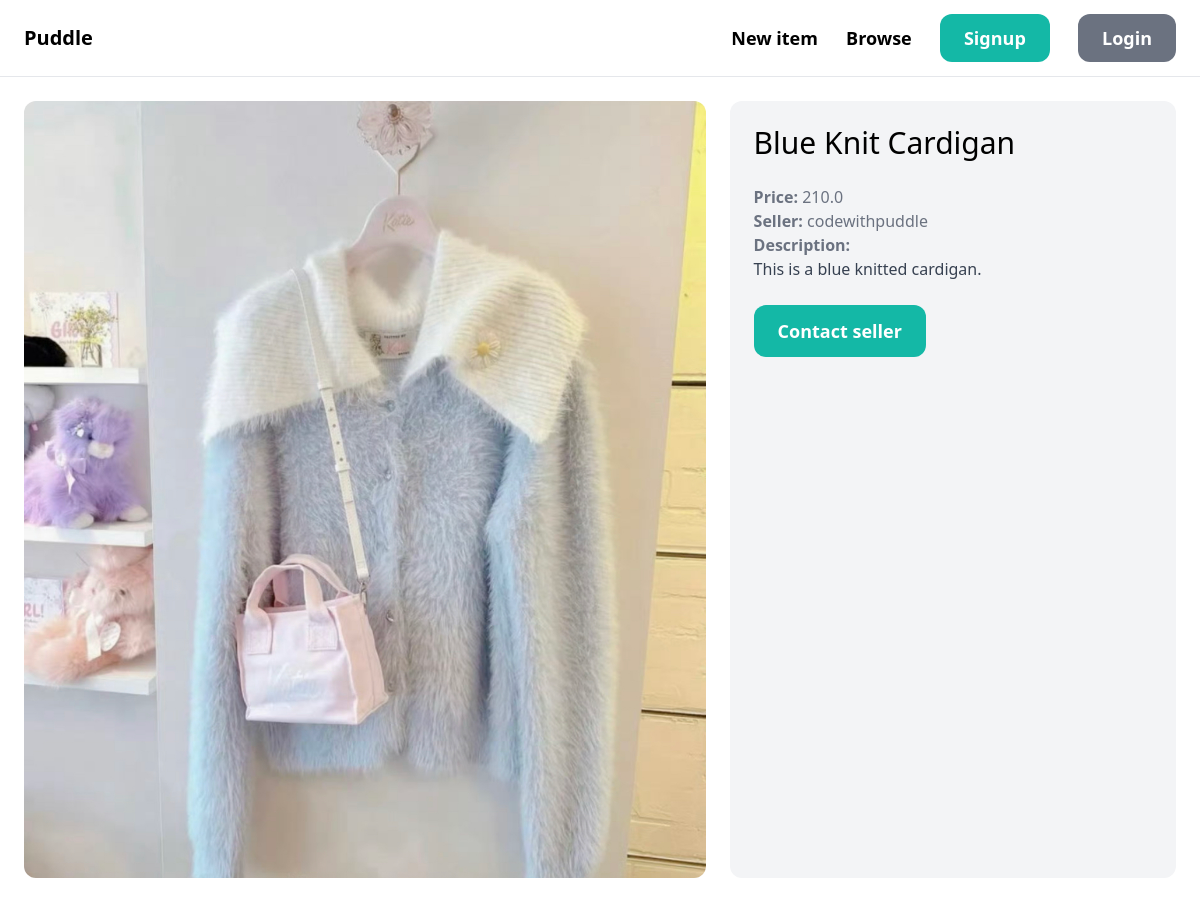
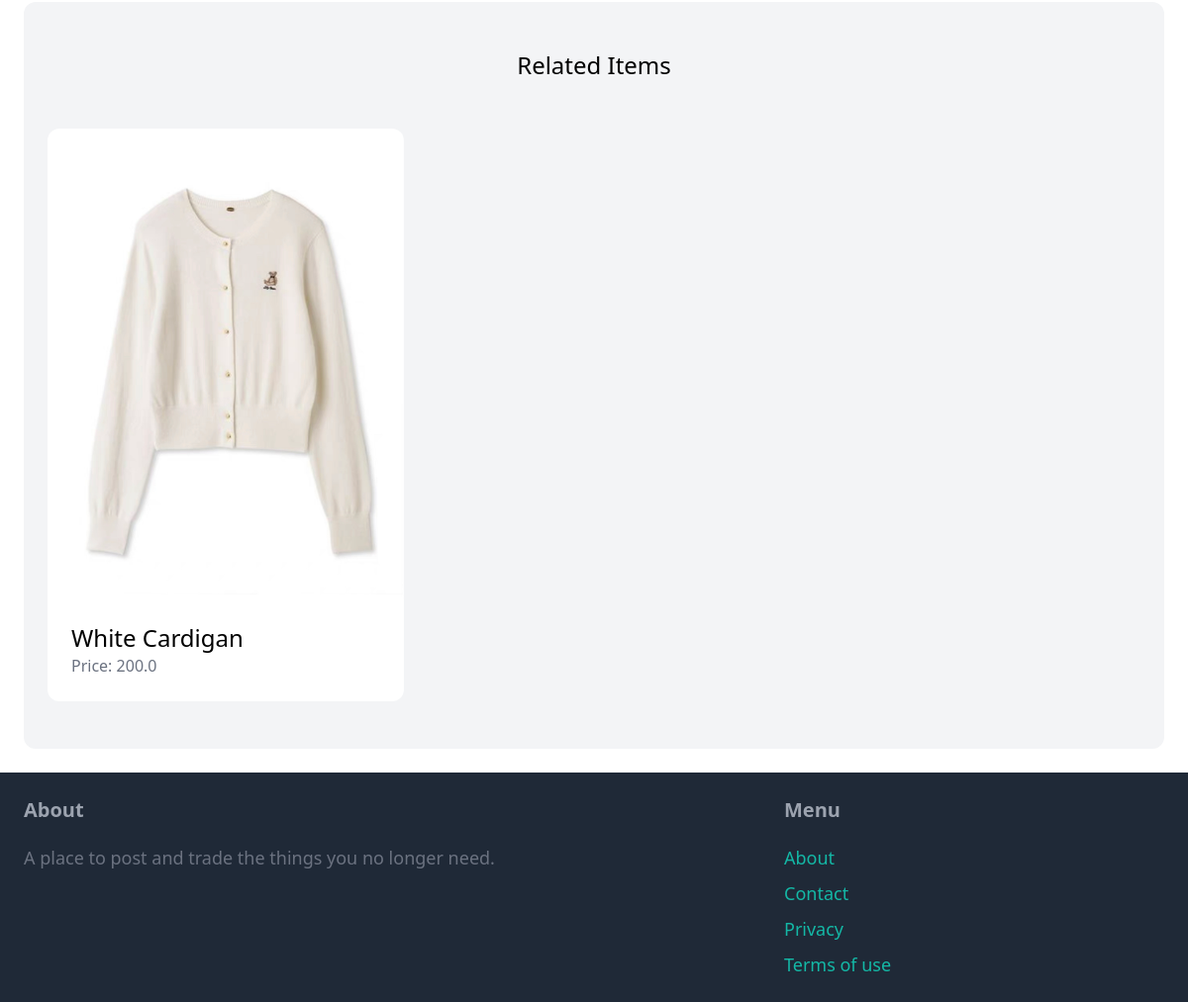
/items/6/, run on the app's committed database (2 pictures, top to bottom).
### item/models.py (models this page shows, shortened)
class Item (models.Model):
    category = models.ForeignKey(Category, related_name='items', on_delete=models.CASCADE)
    name = models.CharField(max_length=255)
    description = models.TextField(blank=True, null=True)
    price = models.FloatField()
    image = models.ImageField(upload_to='items_images', blank=True, null=True)
    is_sold = models.BooleanField(default=False)
    created_by = models.ForeignKey(User, related_name='items', on_delete=models.CASCADE)
    created_at = models.DateTimeField(auto_now_add=True)
    class Meta:
        ordering = ('name',)

### item/views.py (the view)
# urls.py: path('<int:pk>/', views.detail, name='detail'),
def detail(request, pk):
    item = get_object_or_404(Item, pk=pk)
    related_items = Item.objects.filter(category=item.category, is_sold=False).exclude(pk=pk)[0:3]
    return render(request, 'item/detail.html', {
        'item': item,
        'related_items': related_items,
        })

### item/templates/item/detail.html (shortened to what this page needs)
{% extends 'core/base.html' %}
{% block content %}
<div class="grid grid-cols-5 gap-6">
    <div class="col-span-3">
        <img src="{{ item.image.url }}" class="rounded-xl">
    </div>
    <div class="col-span-2 p-6 bg-gray-100 rounded-xl">
        <h1 class="mb-6 text-3xl">{{ item.name }}</h1>
        <p class="text-gray-500"><strong>Price: </strong>{{ item.price }}</p>
        <p class="text-gray-500"><strong>Seller: </strong>{{ item.created_by.username }}</p>
        {% if item.description %}
        <p class="text-gray-700">
            <strong class="text-gray-500">Description: </strong><br>
            {{ item.description }}
        </p>
        {% endif %}
        {% if request.user == item.created_by %}
            <div class="mt-6 p-6 bg-white rounded-xl">
                <p>This is your item!</p>
                <a href="{% url 'item:edit' item.id %}" class="inline-block mt-6 px-6 py-3 text-lg font-semibold bg-teal-500 text-white rounded-xl">Edit</a>
                <a href="{% url 'item:delete' item.id %}" class="inline-block mt-6 px-6 py-3 text-lg font-semibold bg-red-500 text-white rounded-xl">Delete</a>
            </div>
        {% else %}
            <a href="#" class="inline-block mt-6 px-6 py-3 text-lg font-semibold bg-teal-500 text-white rounded-xl hover:bg-teal-700">Contact seller</a>
        {% endif %}
    </div>
</div>
<div class="mt-6 px-6 py-12 bg-gray-100 rounded-xl">
    <h2 class="mb-12 text-2xl text-center">Related Items</h2>
    <div class="grid grid-cols-3 gap-3">
        {% for item in related_items %}
        <div>
            <a href="{% url 'item:detail' item.id %}">
                <div>
                    <img src="{{ item.image.url }}" class="rounded-t-xl">
                </div>
                <div class="p-6 bg-white rounded-b-xl">
                    <h2 class="text-2xl"> {{item.name}}</h2>
                    <p class="text-gray-500">Price: {{item.price}}</p>
                </div>
            </a>
        </div>
        {% endfor %}
    </div>
</div>
{% endblock %}

### data on the page
Item: image (picture), name "Blue Knit Cardigan", price "210.0", created_by.username "codewithpuddle", description "This is a blue knitted cardigan."
Item: image (picture), name "White Cardigan", price "200.0"
